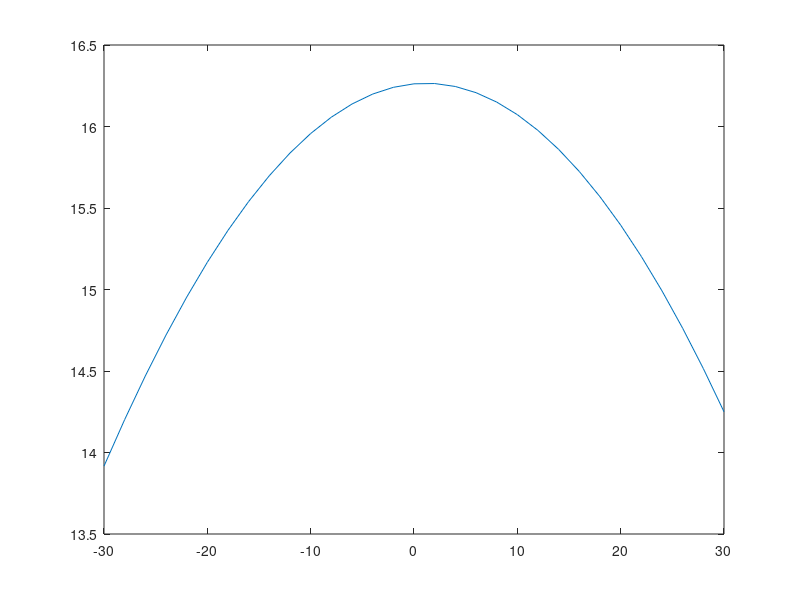

Here is the MATLAB script that generated this plot:

qq = [];
mm = -30:2:30;

for ll = mm
    cam_mat = [685 0 295; 0 683 236; 0 0 1];
    cam_mat_inv = inv(cam_mat);
    theta = ll/180*pi;
    % need to check rotation direction / how the coordinate system is set up
    rot = [1, 0, 0; 0, cos(theta), -sin(theta); 0, sin(theta), cos(theta)];
    
    H = cam_mat*rot;
    H = cam_mat;
    H_inv = inv(H);
    
    p1 = [0,222,1]';
    p2 = [0,138,1]';
    rot2 = rot(2:3,2:3);
    actual = [2,0]';
    
    h2 = H_inv(2,:);
    h3 = H_inv(3,:);
    MEGA = [h2*p1,-h2*p2;h3*p1,-h3*p2];
    
    S = MEGA \ rot2*actual;
    
    oo = H_inv*p2*S(2);
    qq = [qq,oo(3)];
    
end

figure; plot(mm,qq)

%%

P = [p1,p2];
P = P(2:3,:)

uu = H(2:3,2:3) * actual

P \ uu
